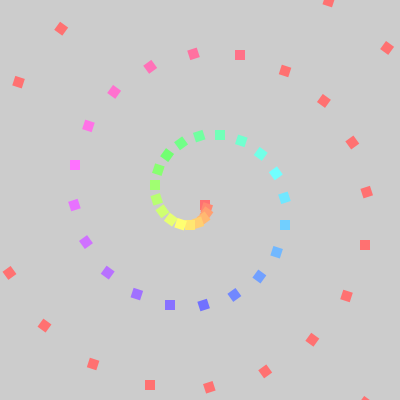
Frame 1 (no input)
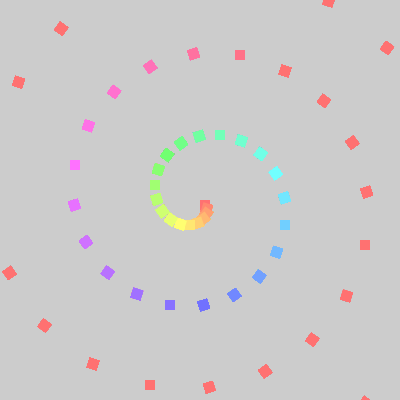
Frame 60 (the mouse pressed at the canvas centre just before this capture)
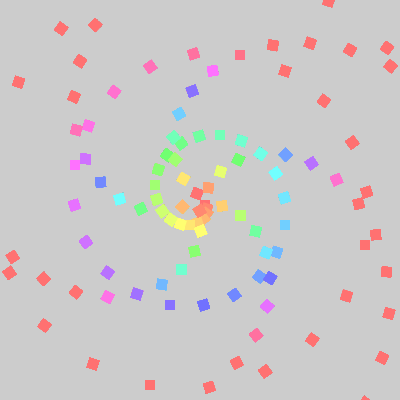
Frame 120 (the mouse held since frame 60 and released just before this capture)

The Processing sketch that drew these frames (run headless with seeded random() and noise(); from frame 60 on, the mouse is pressed at the canvas centre):

// Processing sketch: processing_62183
// ── processing_62183.pde

int x;
int angle;

void setup(){
  
  colorMode(HSB,360);
  size(400,400);
  noStroke();
  fill(360);
  x=4;
  angle=18;
}

void draw(){
  
   
  translate(200,200);
 
  for(int i=0; i<360; i++){
    fill(i*10,200,360);
    rotate(radians(mouseX));

  pushMatrix();
    rotate(radians(i*angle));
    translate(i*x,i);
    
    rect(0,0,10,10);
  popMatrix();  
  }
}
